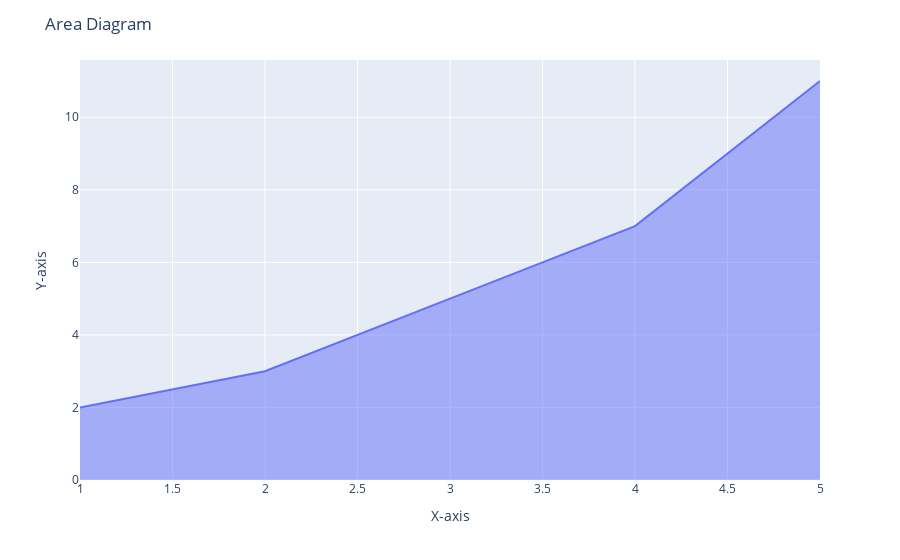

Notebook source saved alongside this figure:
### Markdown cell above
3. WAPP to draw an area diagram (Area plot)

### Code cell
import plotly.express as px

x = [1, 2, 3, 4,5]
y = [2,3,5,7,11]

fig = px.area(x=x, y=y)

fig.update_layout(title='Area Diagram',yaxis_title='Y-axis',xaxis_title='X-axis')

fig.show()

### Figure 1 — Plotly figure (JSON) as saved in the notebook; plotly's stock layout.template omitted (floating-point values rounded to 4 significant figures)
{"data": [{"fillpattern": {"shape": ""}, "hovertemplate": "x=%{x}<br>y=%{y}<extra></extra>", "legendgroup": "", "line": {"color": "#636efa"}, "marker": {"symbol": "circle"}, "mode": "lines", "name": "", "orientation": "v", "showlegend": false, "stackgroup": "1", "type": "scatter", "x": [1, 2, 3, 4, 5], "xaxis": "x", "y": [2, 3, 5, 7, 11], "yaxis": "y"}], "layout": {"legend": {"tracegroupgap": 0}, "margin": {"t": 60}, "title": {"text": "Area Diagram"}, "xaxis": {"anchor": "y", "domain": [0, 1], "title": {"text": "X-axis"}}, "yaxis": {"anchor": "x", "domain": [0, 1], "title": {"text": "Y-axis"}}}}
